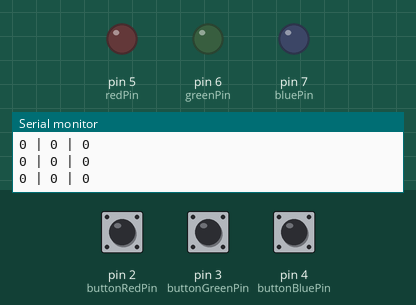
Recording of a sketch running on a simulated Arduino Uno, built with avr-gcc and run on an emulated ATmega328P. Parts: output pins drawn as LEDs (lit = HIGH), the last lines printed to the serial monitor. The inputs (shaded band) are chosen by the test bench; at power-on: pin 2 (buttonRedPin) LOW, pin 3 (buttonGreenPin) LOW, pin 4 (buttonBluePin) LOW.

Above: at 1.2 s.
1.3 s: pin 2 (buttonRedPin) pulled HIGH for 0.15 s
At 1.4 s:
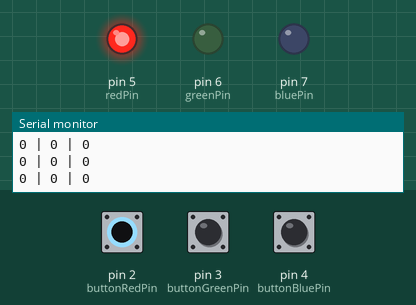
3.0 s: pin 3 (buttonGreenPin) pulled HIGH for 0.15 s
At 3.1 s:
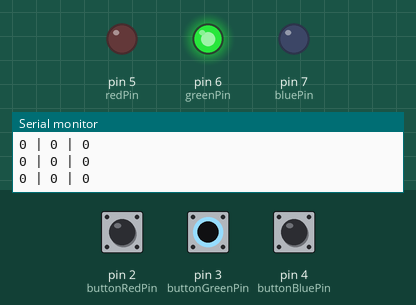
4.7 s: pin 4 (buttonBluePin) pulled HIGH for 0.15 s
At 4.81 s:
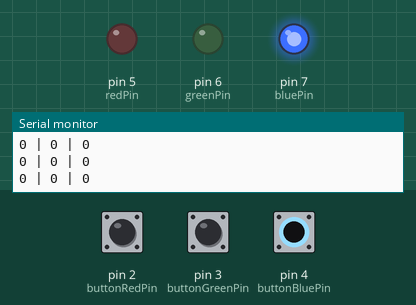
6.4 s: pin 4 (buttonBluePin) pulled HIGH for 3.2 s
At 10.8 s:
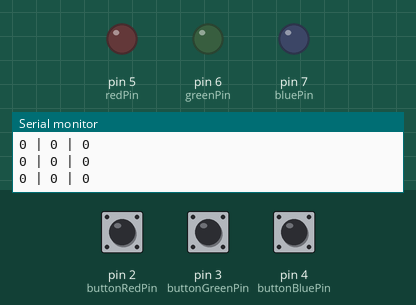
11.1 s: pin 2 (buttonRedPin) pulled HIGH for 3.2 s
At 12.1 s:
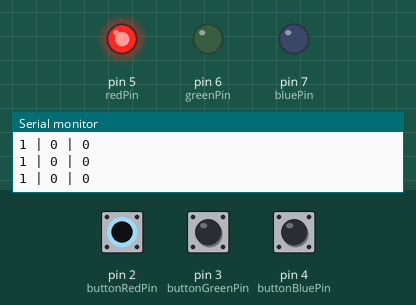
15.8 s: pin 2 (buttonRedPin) driven HIGH and pin 3 (buttonGreenPin) driven HIGH
At 16.2 s:
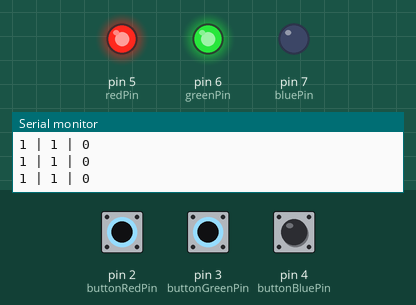
Timing chart, 0 to 18.3 s (numbered marks = the images above; inputs shaded):
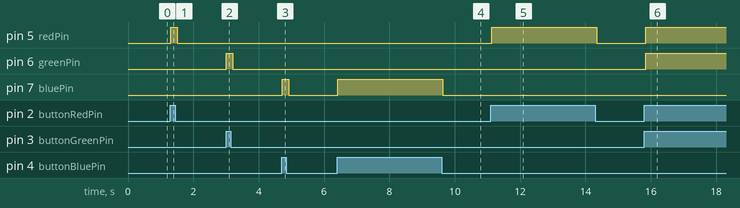

The sketch:

PushButtonLED.ino
```cpp
const int buttonRedPin = 2;
const int buttonGreenPin = 3;
const int buttonBluePin = 4;

const int redPin = 5;
const int greenPin = 6;
const int bluePin = 7;

int buttonRedVal = 0;
int buttonGreenVal = 0;
int buttonBlueVal = 0;

void setup() {
  Serial.begin(9600);

  pinMode(redPin, OUTPUT);
  pinMode(greenPin, OUTPUT);
  pinMode(bluePin, OUTPUT);

  pinMode(buttonRedPin, INPUT);
  pinMode(buttonGreenPin, INPUT);
  pinMode(buttonBluePin, INPUT);
}

void loop() {

  // Read the button values
  buttonRedVal = digitalRead(buttonRedPin);
  buttonGreenVal = digitalRead(buttonGreenPin);
  buttonBlueVal = digitalRead(buttonBluePin);

  // Check if the pushbutton is pressed. If it is, the buttonState is HIGH and
  // the corresponding LED should be lit.
  if (buttonRedVal == HIGH) {
    analogWrite(redPin, 255);
  } else {
    analogWrite(redPin, 0);
  }
  if (buttonGreenVal == HIGH) {
    analogWrite(greenPin, 255);
  } else {
    analogWrite(greenPin, 0);
  }
  if (buttonBlueVal == HIGH) {
    analogWrite(bluePin, 255);
  } else {
    analogWrite(bluePin, 0);
  }

  delay(100);

  Serial.print(buttonRedVal);
  Serial.print(" | ");
  Serial.print(buttonGreenVal);
  Serial.print(" | ");
  Serial.println(buttonBlueVal);
}
```

Measured:
- after the input at 1.3 s, pin 5 (redPin): LOW → HIGH at once, → LOW 0.20 s later
- after the input at 3.0 s, pin 6 (greenPin): LOW → HIGH at once, → LOW 0.20 s later
- after the input at 4.7 s, pin 7 (bluePin): LOW → HIGH at once, → LOW 0.20 s later
- after the input at 6.4 s, pin 7 (bluePin): LOW → HIGH at once, → LOW 3.2 s later
- after the input at 11.1 s, pin 5 (redPin): LOW → HIGH at once, → LOW 3.2 s later
- after the input at 15.8 s, pin 5 (redPin), pin 6 (greenPin): LOW → HIGH after 0.05 s
